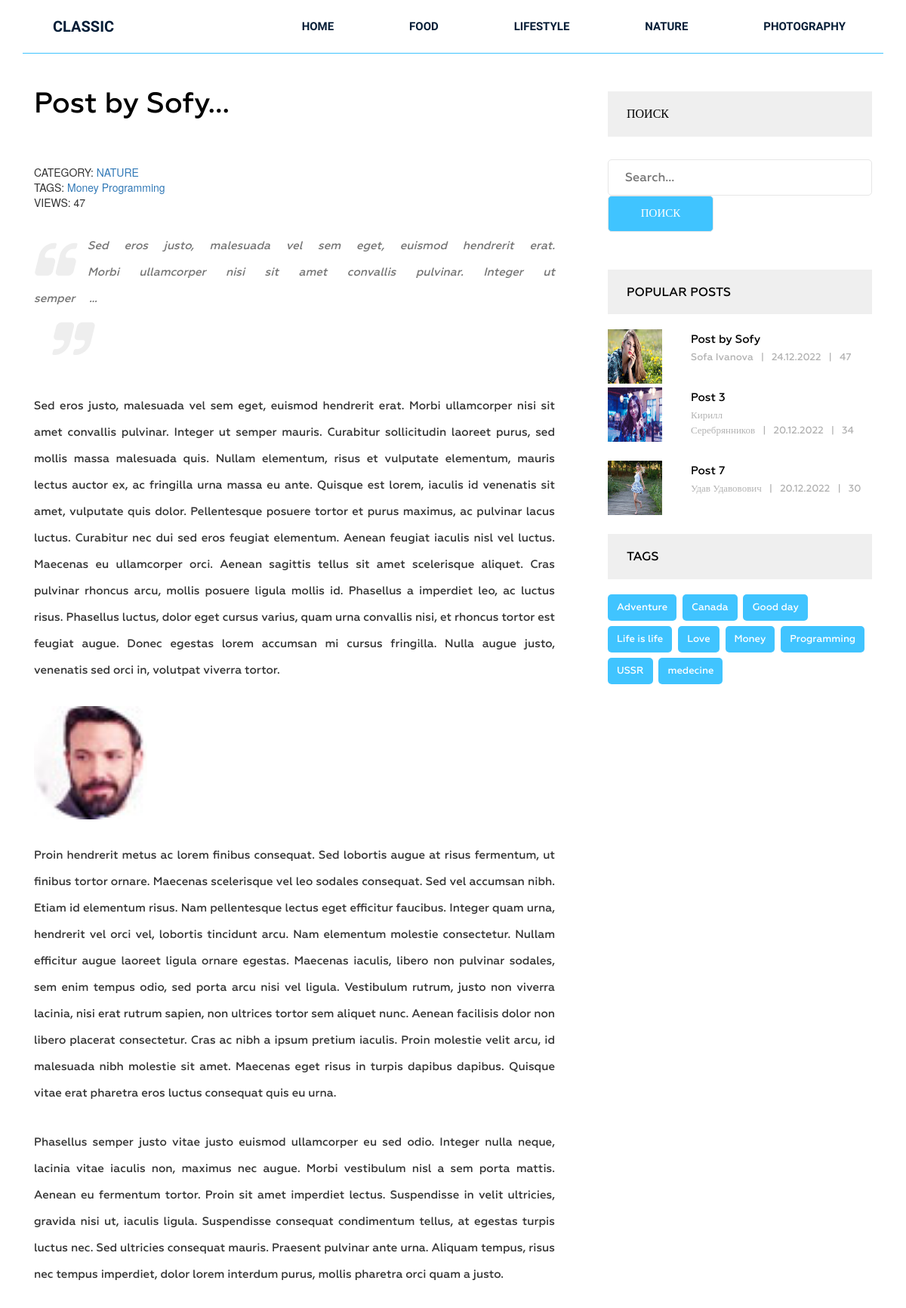
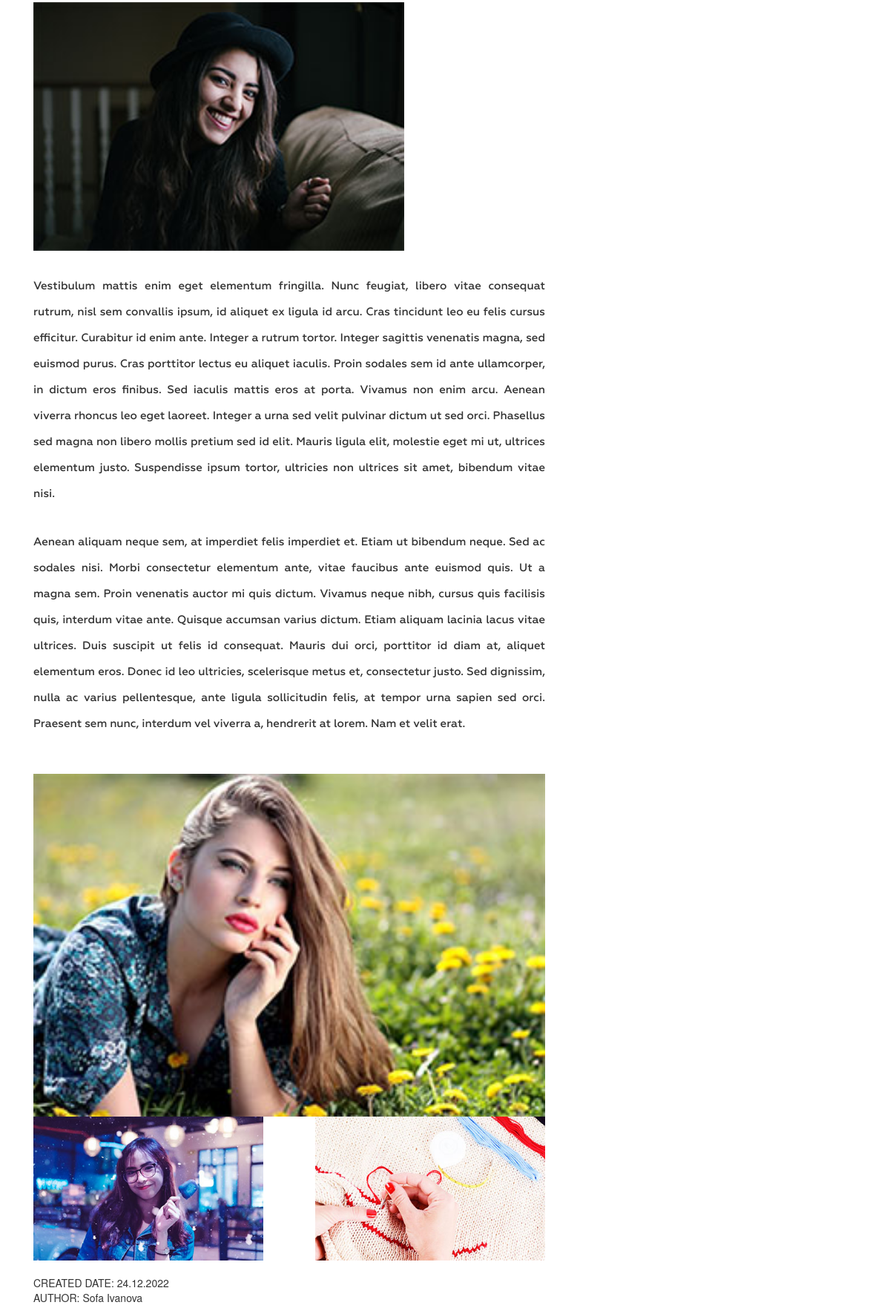
The page /post/post-by-sof/ (upper part) on the database its author committed (2 pictures, top to bottom).
### siteblog/models.py (models this page shows, shortened)
class Category(models.Model):
    title = models.CharField(max_length=255)
    slug = models.SlugField(max_length=255, verbose_name='URL', unique=True)
    def get_absolute_url(self):
        return reverse('category', kwargs={'slug': self.slug})
    def __str__(self):
        return self.title
    class Meta:
        ordering = ['title']

class Post(models.Model):
    title = models.CharField(max_length=255, verbose_name='Post', )
    slug = models.SlugField(max_length=255, verbose_name='URL', unique=True)
    author = models.CharField(max_length=100)
    content = models.TextField(blank=True)
    created_at = models.DateField(auto_now_add=True, verbose_name='Published')
    photo = models.ImageField(upload_to='photos/%Y/%m/%d/', blank=True)
    views = models.IntegerField(default=0, verbose_name='Count views')
    category = models.ForeignKey(Category, on_delete=models.PROTECT, related_name='posts')
    tags = models.ManyToManyField(Tag, blank=True, related_name='posts')
    def get_absolute_url(self):
        return reverse('post', kwargs={'slug': self.slug})
    class Meta:
        ordering = ['-created_at']

class Tag(models.Model):
    title = models.CharField(max_length=55)
    slug = models.SlugField(max_length=55, verbose_name='URL', unique=True)
    def get_absolute_url(self):
        return reverse('tag', kwargs={'slug': self.slug})
    class Meta:
        ordering = ['title']

### siteblog/views.py (the view)
# urls.py: path('post/<str:slug>/', GetPost.as_view(), name='post'),
class GetPost(DetailView):
    model = Post
    template_name = 'blog/single.html'
    context_object_name = 'post'
    def get_context_data(self, *, object_list=None, **kwargs):
        context = super().get_context_data(**kwargs)
        self.object.views = F('views') + 1
        self.object.save()
        self.object.refresh_from_db()
        return context

### siteblog/templatetags/menu.py (called while the page is built)
@register.inclusion_tag('blog/menu_tpl.html')
def show_menu(menu_class='menu'):
    categories = Category.objects.all()
    return {'categories': categories, 'menu_class': menu_class}

### siteblog/templatetags/sitebar.py (called while the page is built)
@register.inclusion_tag('blog/popular_posts_tpl.html')
def get_popular_posts(cnt=5):
    posts = Post.objects.order_by('-views')[:cnt]
    return {'posts': posts}

@register.inclusion_tag('blog/tags_tpl.html')
def get_tags():
    tags = Tag.objects.all()
    return {'tags': tags}

### siteblog/templates/blog/single.html (shortened to what this page needs)
{% extends 'base.html' %}
{% load static %}
{% load sitebar %}
{% block container %}
<section class="single-blog-area">
    <div class="container">
        <div class="row">
            <div class="col-md-12">
                <div class="border-top">
                    <div class="col-md-8">
                        <div class="blog-area">
                            <div class="blog-area-part">
                                <h2>{{ post.title }}...</h2>
                                 <div>
                                    <span>CATEGORY:<a href="{{ post.category.get_absolute_url }}"> {{ post.category }}</a></span>
                                     <br>
                                     {% if post.tags.exists %}
                                     TAGS:
                                     {% for tag in post.tags.all %}
                                         <span><a href="{{ tag.get_absolute_url }}">{{ tag.title }}</a></span>
                                     {% endfor %}
                                     {% endif %}
                                     <br>
                                     <span>VIEWS: {{ post.views }}</span>
                                </div>
                                <div class="for-style">
                                    <h3><i class="fa fa-quote-left" aria-hidden="true"></i>{{ post.content|truncatewords_html:20|safe }}<i
                                            class="fa fa-quote-right" aria-hidden="true"></i></h3>
                                    <p>{{ post.content|safe }}</p>
                                </div>
                                <img src="{{ post.photo.url }}" alt="">
                                <div class="row">
                                    <div class="col-md-6">
                                        <div class="image-one">
                                            <img src="{% static 'img/blog-image1.jpg' %}" alt="">
                                        </div>
                                    </div>
                                    <div class="col-md-6">
                                        <div class="image-two">
                                            <img src="{% static 'img/blog-image2.jpg' %}" alt="">
                                        </div>
                                    </div>
                                </div>
                            <span>CREATED DATE: {{ post.created_at|date:"d.m.Y" }}</span>
                                <br>
                                     <span>AUTHOR: {{ post.author }}</span>
                            </div>
                        </div>
                    </div>
                    <div class="col-md-4">
                        <div class="newsletter">
                            <h2 class="sidebar-title">Поиск</h2>
                            <form action="{% url 'search' %}" method="get">
                                <input type="text" name="s" placeholder="Search...">
                                <input type="submit" value="Поиск">
                            </form>
                        </div>
                        {% get_popular_posts 3 %}
                        {% get_tags %}
                    </div>
                </div>
            </div>
        </div>
    </div>
</section>
    {% endblock %}

### siteblog/templates/blog/menu_tpl.html
<div class="{{ menu_class }}">
    <ul>
        <li><a href="{% url  'home' %}">Home</a></li>
        {% for item in categories %}
        <li><a href="{{ item.get_absolute_url }}">{{ item.title }}</a></li>
        {% endfor %}
    </ul>
</div>

### siteblog/templates/blog/popular_posts_tpl.html
<h2 class="sidebar-title">Popular posts</h2>
<div class="grid">
                            {% for post in posts %}
                            <div class="portfolio-item popular">
                                <img src="{{ post.photo.url }}" alt="">
                                <div class="portfolio-text">
                                    <h5><a href="{{ post.get_absolute_url }}">{{ post.title }}</a></h5>
                                    <p>{{ post.author }}<span>|</span>{{ post.created_at|date:"d.m.Y"}}<span>|</span>{{ post.views }}</p>
                                </div>
                            </div>
                            {% endfor %}
</div>

### siteblog/static/style.css (style rules this page uses)
.wrapper header.header .menu { margin: 0 }
.wrapper header.header .menu ul { float: right; margin: 0; padding: 0; margin-right: 4px; }
.wrapper header.header .menu ul li { display: inline-block; list-style: outside none none; margin: 0 -4px 0 0; }
.wrapper header.header .menu ul li a { color: rgb(6, 30, 55); font-family: "Raleway", sans-serif; font-size: 15px; font-weight: 600; line-height: 70px; padding: 26px 50px; text-decoration: none; text-transform: uppercase; }
.single-blog-area { margin-bottom: 100px; }
.single-blog-area .border-top { border-top: 1px solid #40c4ff; }
.single-blog-area h2 { color: #010101; font-family: Geometria; font-size: 38px; font-weight: 500; margin-bottom: 60px; margin-top: 45px; }
.single-blog-area p { font-family: Geometria; font-size: 15px; font-weight: 500; line-height: 35px; position: relative; text-align: justify; }
.single-blog-area .blog-area-part p { margin-top: 30px; }
.single-blog-area .for-style { margin-bottom: 50px; }
.single-blog-area h3 { color: #757575; font-family: Geometria; font-size: 38px; font-style: italic; font-weight: 500; line-height: 65px; margin-bottom: 25px; word-spacing: 15px; }
.single-blog-area h3 i.fa-quote-left { float: left; font-size: 55px; font-style: italic; margin-right: 20px; margin-top: 10px; color: #eeeeee; }
.single-blog-area h3 i.fa-quote-right { display: inline-block; font-size: 55px; font-style: italic; margin-left: 20px; color: #eeeeee; }
.single-blog-area .image-one { padding-right: 20px; width: 100%; margin-bottom: 20px; }
.single-blog-area .image-two { width: 100%; padding-left: 20px; margin-bottom: 20px; }
.single-blog-area img { width: 100% }
.single-blog-area .blog-area { margin-right: 40px; }
.single-blog-area form input { border: 1px solid #e6e6e6; margin: 0; padding: 12px 22px; border-radius: 5px; width: 100% }
.single-blog-area form input[placeholder] { color: #000; font-family: Geometria; font-size: 16px; font-weight: 500; }
.single-blog-area form { margin: 50px 0 0; position: relative; }
.grid .portfolio-item { margin-bottom: 30px; }
.grid .portfolio-item img { float: left; height: 72px; width: 72px; }
.single-blog-area .grid .portfolio-item .portfolio-text { margin-left: 110px; }
.single-blog-area .grid .portfolio-item .portfolio-text h5 { margin: 0 }
.single-blog-area .grid .portfolio-item .portfolio-text h5 a { color: #000; font-family: Geometria; font-size: 15px; font-weight: 500; line-height: 27px; text-decoration: none; }
.single-blog-area .grid .portfolio-item .portfolio-text p { font-family: Geometria; font-size: 13px; font-weight: 500; line-height: 20px; color: #b2b2b2; }
.single-blog-area .grid .portfolio-item .portfolio-text p span { margin: 0 10px; }
.single-blog-area h2.sidebar-title { background: #efefef none repeat scroll 0 0; color: #000; font-family: Geometria; font-size: 16px; font-weight: 500; margin-bottom: 20px; margin-top: 50px; padding: 21px 25px; text-transform: uppercase; }
.single-blog-area .tags p { background: #40c4ff none repeat scroll 0 0; border-radius: 5px; display: inline-block; font-family: Geometria; font-size: 13px; font-weight: 500; margin-right: 4px; padding: 0 12px; margin-bottom: 7px; }
.single-blog-area .tags p a { color: #fff; display: inline-block; text-decoration: none; }
.single-blog-area .newsletter form { margin: 30px 0 0; }
.single-blog-area .newsletter input[type="submit"] { width: 40%; background: #40c4ff; color: #fff; text-transform: uppercase; font-family: Geometria; font-size: 15px; font-weight: 500; }

### rows shown on the page
Category: title "FOOD"
Category: title "LIFESTYLE"
Category: title "NATURE"
Category: title "PHOTOGRAPHY"
Post: title "Post by Sofy", category "NATURE", views "47", content "Sed eros justo, malesuada vel sem eget, euismod hendrerit erat. Morbi ullamcorper nisi sit amet convallis pulvinar. Integer ut semper …", content "Sed eros justo, malesuada vel sem eget, euismod hendrerit erat. Morbi ullamcorper nisi sit amet convallis pulvinar. Integer ut semper mauris. Curabitur sollicitudin laoreet purus, sed mollis massa malesuada quis. Nullam elementum, risus et vulputate elementum, mauris lectus auctor ex, ac fringilla urna massa eu ante. Quisque est lorem, iaculis id venenatis sit amet, vulputate quis dolor. Pellentesque posuere tortor et purus maximus, ac pulvinar lacus luctus. Curabitur nec dui sed eros feugiat elementum. Aenean feugiat iaculis nisl vel luctus. Maecenas eu ullamcorper orci. Aenean sagittis tellus sit amet scelerisque aliquet. Cras pulvinar rhoncus arcu, mollis posuere ligula mollis id.…", content (picture), photo (picture), created_at "24.12.2022", author "Sofa Ivanova"
Tag: title "Money"
Tag: title "Programming"
Post: photo (picture), title "Post 3", author "Кирилл Серебрянников", created_at "20.12.2022", views "34"
Post: photo (picture), title "Post 7", author "Удав Удавовович", created_at "20.12.2022", views "30"
Tag: title "Adventure"
Tag: title "Canada"
Tag: title "Good day"
Tag: title "Life is life"
Tag: title "Love"
Tag: title "USSR"
Tag: title "medecine"
